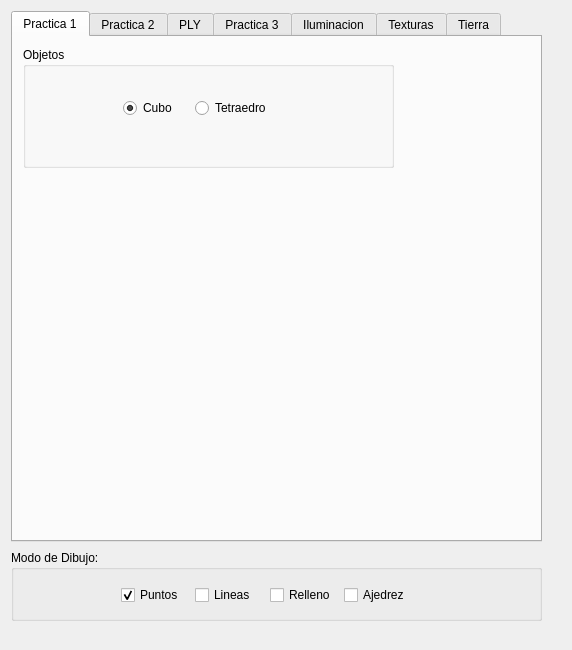
<?xml version="1.0" encoding="UTF-8"?>
<ui version="4.0">
 <class>Interfaz</class>
 <widget class="QDialog" name="Interfaz">
  <property name="geometry">
   <rect>
    <x>0</x>
    <y>0</y>
    <width>572</width>
    <height>650</height>
   </rect>
  </property>
  <property name="windowTitle">
   <string>Menu</string>
  </property>
  <widget class="QTabWidget" name="tabWidget">
   <property name="geometry">
    <rect>
     <x>11</x>
     <y>11</y>
     <width>531</width>
     <height>531</height>
    </rect>
   </property>
   <property name="currentIndex">
    <number>0</number>
   </property>
   <widget class="QWidget" name="tab">
    <attribute name="title">
     <string>Practica 1</string>
    </attribute>
    <widget class="QGroupBox" name="groupBox_2">
     <property name="geometry">
      <rect>
       <x>10</x>
       <y>10</y>
       <width>371</width>
       <height>121</height>
      </rect>
     </property>
     <property name="title">
      <string>Objetos</string>
     </property>
     <widget class="QWidget" name="layoutWidget">
      <property name="geometry">
       <rect>
        <x>100</x>
        <y>50</y>
        <width>148</width>
        <height>22</height>
       </rect>
      </property>
      <layout class="QHBoxLayout" name="horizontalLayout_3">
       <item>
        <widget class="QRadioButton" name="radioButton">
         <property name="text">
          <string>Cubo</string>
         </property>
         <property name="checked">
          <bool>true</bool>
         </property>
        </widget>
       </item>
       <item>
        <widget class="QRadioButton" name="radioButton_2">
         <property name="text">
          <string>Tetraedro</string>
         </property>
        </widget>
       </item>
      </layout>
     </widget>
    </widget>
   </widget>
   <widget class="QWidget" name="tab_2">
    <attribute name="title">
     <string>Practica 2</string>
    </attribute>
    <widget class="QGroupBox" name="groupBox_3">
     <property name="geometry">
      <rect>
       <x>10</x>
       <y>10</y>
       <width>481</width>
       <height>121</height>
      </rect>
     </property>
     <property name="title">
      <string>Objetos</string>
     </property>
     <widget class="QWidget" name="layoutWidget">
      <property name="geometry">
       <rect>
        <x>150</x>
        <y>30</y>
        <width>222</width>
        <height>76</height>
       </rect>
      </property>
      <layout class="QHBoxLayout" name="horizontalLayout">
       <item>
        <layout class="QVBoxLayout" name="verticalLayout">
         <item>
          <widget class="QRadioButton" name="radioButton_3">
           <property name="text">
            <string>Esfera</string>
           </property>
           <property name="checked">
            <bool>true</bool>
           </property>
          </widget>
         </item>
         <item>
          <widget class="QRadioButton" name="radioButton_4">
           <property name="text">
            <string>Cilindro</string>
           </property>
          </widget>
         </item>
         <item>
          <widget class="QRadioButton" name="radioButton_5">
           <property name="text">
            <string>Tubo</string>
           </property>
          </widget>
         </item>
        </layout>
       </item>
       <item>
        <layout class="QVBoxLayout" name="verticalLayout_2">
         <item>
          <widget class="QRadioButton" name="radioButton_6">
           <property name="text">
            <string>Vaso (hacia arriba)</string>
           </property>
          </widget>
         </item>
         <item>
          <widget class="QRadioButton" name="radioButton_7">
           <property name="text">
            <string>Vaso (hacia abajo)</string>
           </property>
          </widget>
         </item>
         <item>
          <widget class="QRadioButton" name="radioButton_8">
           <property name="text">
            <string>Cono</string>
           </property>
          </widget>
         </item>
        </layout>
       </item>
      </layout>
     </widget>
    </widget>
    <widget class="QGroupBox" name="groupBox_4">
     <property name="geometry">
      <rect>
       <x>10</x>
       <y>150</y>
       <width>481</width>
       <height>91</height>
      </rect>
     </property>
     <property name="title">
      <string>Ajustes</string>
     </property>
     <widget class="QSlider" name="horizontalSlider">
      <property name="geometry">
       <rect>
        <x>20</x>
        <y>40</y>
        <width>211</width>
        <height>31</height>
       </rect>
      </property>
      <property name="maximum">
       <number>360</number>
      </property>
      <property name="value">
       <number>360</number>
      </property>
      <property name="orientation">
       <enum>Qt::Horizontal</enum>
      </property>
     </widget>
     <widget class="QLabel" name="label_2">
      <property name="geometry">
       <rect>
        <x>30</x>
        <y>30</y>
        <width>141</width>
        <height>16</height>
       </rect>
      </property>
      <property name="text">
       <string>Angulo de generación:</string>
      </property>
     </widget>
     <widget class="QWidget" name="layoutWidget">
      <property name="geometry">
       <rect>
        <x>310</x>
        <y>40</y>
        <width>128</width>
        <height>25</height>
       </rect>
      </property>
      <layout class="QHBoxLayout" name="horizontalLayout_4">
       <item>
        <widget class="QLabel" name="label">
         <property name="text">
          <string>Secciones:</string>
         </property>
        </widget>
       </item>
       <item>
        <widget class="QSpinBox" name="spinBox">
         <property name="maximum">
          <number>500</number>
         </property>
         <property name="value">
          <number>40</number>
         </property>
        </widget>
       </item>
      </layout>
     </widget>
    </widget>
   </widget>
   <widget class="QWidget" name="tab_3">
    <attribute name="title">
     <string>PLY</string>
    </attribute>
    <widget class="QPushButton" name="pushButton">
     <property name="geometry">
      <rect>
       <x>210</x>
       <y>30</y>
       <width>131</width>
       <height>61</height>
      </rect>
     </property>
     <property name="text">
      <string>Cargar PLY</string>
     </property>
    </widget>
    <widget class="QLineEdit" name="lineEdit_2">
     <property name="geometry">
      <rect>
       <x>30</x>
       <y>130</y>
       <width>351</width>
       <height>22</height>
      </rect>
     </property>
    </widget>
    <widget class="QPushButton" name="pushButton_3">
     <property name="geometry">
      <rect>
       <x>410</x>
       <y>130</y>
       <width>80</width>
       <height>22</height>
      </rect>
     </property>
     <property name="text">
      <string>Buscar</string>
     </property>
    </widget>
    <widget class="QLabel" name="label_5">
     <property name="geometry">
      <rect>
       <x>30</x>
       <y>110</y>
       <width>81</width>
       <height>16</height>
      </rect>
     </property>
     <property name="text">
      <string>Path del PLY:</string>
     </property>
    </widget>
   </widget>
   <widget class="QWidget" name="tab_4">
    <attribute name="title">
     <string>Practica 3</string>
    </attribute>
    <widget class="QGroupBox" name="groupBox_5">
     <property name="geometry">
      <rect>
       <x>10</x>
       <y>10</y>
       <width>481</width>
       <height>121</height>
      </rect>
     </property>
     <property name="title">
      <string>Objetos</string>
     </property>
     <widget class="QRadioButton" name="radioButton_9">
      <property name="geometry">
       <rect>
        <x>120</x>
        <y>30</y>
        <width>111</width>
        <height>20</height>
       </rect>
      </property>
      <property name="text">
       <string>Watt Regulator</string>
      </property>
      <property name="checked">
       <bool>true</bool>
      </property>
     </widget>
     <widget class="QPushButton" name="pushButton_2">
      <property name="geometry">
       <rect>
        <x>260</x>
        <y>80</y>
        <width>80</width>
        <height>22</height>
       </rect>
      </property>
      <property name="text">
       <string>Buscar PLY</string>
      </property>
     </widget>
     <widget class="QLineEdit" name="lineEdit">
      <property name="geometry">
       <rect>
        <x>22</x>
        <y>80</y>
        <width>221</width>
        <height>22</height>
       </rect>
      </property>
     </widget>
     <widget class="QLabel" name="label_6">
      <property name="geometry">
       <rect>
        <x>30</x>
        <y>60</y>
        <width>81</width>
        <height>16</height>
       </rect>
      </property>
      <property name="text">
       <string>Path del PLY:</string>
      </property>
     </widget>
    </widget>
    <widget class="QGroupBox" name="groupBox_6">
     <property name="geometry">
      <rect>
       <x>10</x>
       <y>150</y>
       <width>481</width>
       <height>91</height>
      </rect>
     </property>
     <property name="title">
      <string>GroupBox</string>
     </property>
     <widget class="QSlider" name="horizontalSlider_2">
      <property name="geometry">
       <rect>
        <x>210</x>
        <y>30</y>
        <width>160</width>
        <height>16</height>
       </rect>
      </property>
      <property name="maximum">
       <number>360</number>
      </property>
      <property name="orientation">
       <enum>Qt::Horizontal</enum>
      </property>
     </widget>
     <widget class="QSlider" name="horizontalSlider_3">
      <property name="geometry">
       <rect>
        <x>210</x>
        <y>60</y>
        <width>160</width>
        <height>16</height>
       </rect>
      </property>
      <property name="maximum">
       <number>100</number>
      </property>
      <property name="orientation">
       <enum>Qt::Horizontal</enum>
      </property>
     </widget>
     <widget class="QLabel" name="label_3">
      <property name="geometry">
       <rect>
        <x>110</x>
        <y>30</y>
        <width>101</width>
        <height>16</height>
       </rect>
      </property>
      <property name="text">
       <string>Angulo Rotacion</string>
      </property>
     </widget>
     <widget class="QLabel" name="label_4">
      <property name="geometry">
       <rect>
        <x>130</x>
        <y>60</y>
        <width>59</width>
        <height>14</height>
       </rect>
      </property>
      <property name="text">
       <string>Velocidad</string>
      </property>
     </widget>
     <widget class="QCheckBox" name="checkBox_5">
      <property name="geometry">
       <rect>
        <x>10</x>
        <y>40</y>
        <width>85</width>
        <height>31</height>
       </rect>
      </property>
      <property name="text">
       <string>Animacion</string>
      </property>
     </widget>
    </widget>
   </widget>
   <widget class="QWidget" name="tab_5">
    <attribute name="title">
     <string>Iluminacion</string>
    </attribute>
    <widget class="QGroupBox" name="groupBox_8">
     <property name="geometry">
      <rect>
       <x>30</x>
       <y>170</y>
       <width>461</width>
       <height>71</height>
      </rect>
     </property>
     <property name="title">
      <string>Material</string>
     </property>
     <widget class="QRadioButton" name="radioButton_10">
      <property name="geometry">
       <rect>
        <x>20</x>
        <y>30</y>
        <width>51</width>
        <height>20</height>
       </rect>
      </property>
      <property name="text">
       <string>Oro</string>
      </property>
      <property name="checked">
       <bool>true</bool>
      </property>
     </widget>
     <widget class="QRadioButton" name="radioButton_11">
      <property name="geometry">
       <rect>
        <x>90</x>
        <y>30</y>
        <width>91</width>
        <height>20</height>
       </rect>
      </property>
      <property name="text">
       <string>Esmeralda</string>
      </property>
     </widget>
     <widget class="QRadioButton" name="radioButton_12">
      <property name="geometry">
       <rect>
        <x>320</x>
        <y>30</y>
        <width>100</width>
        <height>20</height>
       </rect>
      </property>
      <property name="text">
       <string>Sin material</string>
      </property>
     </widget>
     <widget class="QRadioButton" name="radioButton_13">
      <property name="geometry">
       <rect>
        <x>200</x>
        <y>30</y>
        <width>100</width>
        <height>20</height>
       </rect>
      </property>
      <property name="text">
       <string>Goma Roja</string>
      </property>
     </widget>
    </widget>
    <widget class="QGroupBox" name="groupBox_9">
     <property name="geometry">
      <rect>
       <x>30</x>
       <y>10</y>
       <width>461</width>
       <height>61</height>
      </rect>
     </property>
     <property name="title">
      <string>Luz</string>
     </property>
     <widget class="QCheckBox" name="checkBox_8">
      <property name="geometry">
       <rect>
        <x>130</x>
        <y>30</y>
        <width>171</width>
        <height>20</height>
       </rect>
      </property>
      <property name="text">
       <string>Habilitar iluminacion</string>
      </property>
     </widget>
    </widget>
    <widget class="QGroupBox" name="groupBox_7">
     <property name="geometry">
      <rect>
       <x>30</x>
       <y>260</y>
       <width>461</width>
       <height>111</height>
      </rect>
     </property>
     <property name="title">
      <string>Posicion Luz Posicional</string>
     </property>
     <widget class="QCheckBox" name="checkBox_12">
      <property name="geometry">
       <rect>
        <x>10</x>
        <y>20</y>
        <width>100</width>
        <height>20</height>
       </rect>
      </property>
      <property name="text">
       <string>Activar</string>
      </property>
     </widget>
     <widget class="QWidget" name="layoutWidget">
      <property name="geometry">
       <rect>
        <x>150</x>
        <y>70</y>
        <width>203</width>
        <height>25</height>
       </rect>
      </property>
      <layout class="QHBoxLayout" name="horizontalLayout_10">
       <item>
        <widget class="QLabel" name="label_16">
         <property name="text">
          <string>Distancia al centro  </string>
         </property>
        </widget>
       </item>
       <item>
        <widget class="QDoubleSpinBox" name="doubleSpinBox_6">
         <property name="maximum">
          <double>300.000000000000000</double>
         </property>
         <property name="value">
          <double>2.000000000000000</double>
         </property>
        </widget>
       </item>
      </layout>
     </widget>
     <widget class="QWidget" name="layoutWidget">
      <property name="geometry">
       <rect>
        <x>60</x>
        <y>50</y>
        <width>364</width>
        <height>19</height>
       </rect>
      </property>
      <layout class="QHBoxLayout" name="horizontalLayout_11">
       <item>
        <layout class="QHBoxLayout" name="horizontalLayout_9">
         <item>
          <widget class="QLabel" name="label_15">
           <property name="text">
            <string>Rotacion eje x</string>
           </property>
          </widget>
         </item>
         <item>
          <widget class="QSlider" name="horizontalSlider_7">
           <property name="maximum">
            <number>360</number>
           </property>
           <property name="orientation">
            <enum>Qt::Horizontal</enum>
           </property>
          </widget>
         </item>
        </layout>
       </item>
       <item>
        <layout class="QHBoxLayout" name="horizontalLayout_8">
         <item>
          <widget class="QLabel" name="label_14">
           <property name="text">
            <string>Rotación eje y</string>
           </property>
          </widget>
         </item>
         <item>
          <widget class="QSlider" name="horizontalSlider_6">
           <property name="maximum">
            <number>360</number>
           </property>
           <property name="orientation">
            <enum>Qt::Horizontal</enum>
           </property>
           <property name="invertedAppearance">
            <bool>false</bool>
           </property>
           <property name="invertedControls">
            <bool>false</bool>
           </property>
          </widget>
         </item>
        </layout>
       </item>
      </layout>
     </widget>
     <zorder>layoutWidget</zorder>
     <zorder>layoutWidget</zorder>
     <zorder>checkBox_12</zorder>
    </widget>
    <widget class="QGroupBox" name="groupBox_10">
     <property name="geometry">
      <rect>
       <x>30</x>
       <y>380</y>
       <width>461</width>
       <height>81</height>
      </rect>
     </property>
     <property name="title">
      <string>Luz en Infinito</string>
     </property>
     <widget class="QCheckBox" name="checkBox_13">
      <property name="geometry">
       <rect>
        <x>10</x>
        <y>20</y>
        <width>121</width>
        <height>20</height>
       </rect>
      </property>
      <property name="text">
       <string>Activar</string>
      </property>
     </widget>
     <widget class="QWidget" name="layoutWidget">
      <property name="geometry">
       <rect>
        <x>50</x>
        <y>50</y>
        <width>364</width>
        <height>19</height>
       </rect>
      </property>
      <layout class="QHBoxLayout" name="horizontalLayout_5">
       <item>
        <layout class="QHBoxLayout" name="horizontalLayout_7">
         <item>
          <widget class="QLabel" name="label_7">
           <property name="text">
            <string>Rotación eje y</string>
           </property>
          </widget>
         </item>
         <item>
          <widget class="QSlider" name="horizontalSlider_4">
           <property name="maximum">
            <number>360</number>
           </property>
           <property name="orientation">
            <enum>Qt::Horizontal</enum>
           </property>
           <property name="invertedAppearance">
            <bool>false</bool>
           </property>
           <property name="invertedControls">
            <bool>false</bool>
           </property>
          </widget>
         </item>
        </layout>
       </item>
       <item>
        <layout class="QHBoxLayout" name="horizontalLayout_6">
         <item>
          <widget class="QLabel" name="label_8">
           <property name="text">
            <string>Rotacion eje x</string>
           </property>
          </widget>
         </item>
         <item>
          <widget class="QSlider" name="horizontalSlider_5">
           <property name="maximum">
            <number>360</number>
           </property>
           <property name="orientation">
            <enum>Qt::Horizontal</enum>
           </property>
          </widget>
         </item>
        </layout>
       </item>
      </layout>
     </widget>
    </widget>
    <widget class="QGroupBox" name="groupBox_11">
     <property name="geometry">
      <rect>
       <x>30</x>
       <y>80</y>
       <width>461</width>
       <height>80</height>
      </rect>
     </property>
     <property name="title">
      <string>Modo de Sombreado</string>
     </property>
     <widget class="QCheckBox" name="checkBox_6">
      <property name="geometry">
       <rect>
        <x>80</x>
        <y>30</y>
        <width>61</width>
        <height>20</height>
       </rect>
      </property>
      <property name="text">
       <string>Flat</string>
      </property>
     </widget>
     <widget class="QCheckBox" name="checkBox_7">
      <property name="geometry">
       <rect>
        <x>250</x>
        <y>30</y>
        <width>81</width>
        <height>20</height>
       </rect>
      </property>
      <property name="text">
       <string>Smooth</string>
      </property>
     </widget>
    </widget>
   </widget>
   <widget class="QWidget" name="tab_6">
    <attribute name="title">
     <string>Texturas</string>
    </attribute>
    <widget class="QGroupBox" name="groupBox_13">
     <property name="geometry">
      <rect>
       <x>30</x>
       <y>430</y>
       <width>461</width>
       <height>61</height>
      </rect>
     </property>
     <property name="title">
      <string>Iluminación</string>
     </property>
     <widget class="QCheckBox" name="checkBox_11">
      <property name="geometry">
       <rect>
        <x>190</x>
        <y>30</y>
        <width>85</width>
        <height>20</height>
       </rect>
      </property>
      <property name="text">
       <string>Activada</string>
      </property>
     </widget>
    </widget>
    <widget class="QGroupBox" name="groupBox_14">
     <property name="geometry">
      <rect>
       <x>30</x>
       <y>110</y>
       <width>461</width>
       <height>71</height>
      </rect>
     </property>
     <property name="title">
      <string>Tamaño de Marco</string>
     </property>
     <widget class="QWidget" name="layoutWidget">
      <property name="geometry">
       <rect>
        <x>120</x>
        <y>30</y>
        <width>291</width>
        <height>25</height>
       </rect>
      </property>
      <layout class="QHBoxLayout" name="horizontalLayout_16">
       <item>
        <widget class="QLabel" name="label_22">
         <property name="text">
          <string>Ancho:</string>
         </property>
        </widget>
       </item>
       <item>
        <widget class="QDoubleSpinBox" name="doubleSpinBox">
         <property name="singleStep">
          <double>0.100000000000000</double>
         </property>
         <property name="value">
          <double>1.000000000000000</double>
         </property>
        </widget>
       </item>
       <item>
        <widget class="QLabel" name="label_23">
         <property name="text">
          <string>Alto:</string>
         </property>
        </widget>
       </item>
       <item>
        <widget class="QDoubleSpinBox" name="doubleSpinBox_7">
         <property name="minimum">
          <double>1.000000000000000</double>
         </property>
         <property name="singleStep">
          <double>0.100000000000000</double>
         </property>
         <property name="value">
          <double>1.000000000000000</double>
         </property>
        </widget>
       </item>
      </layout>
     </widget>
    </widget>
    <widget class="QGroupBox" name="groupBox_15">
     <property name="geometry">
      <rect>
       <x>30</x>
       <y>190</y>
       <width>461</width>
       <height>101</height>
      </rect>
     </property>
     <property name="title">
      <string>Porción de textura</string>
     </property>
     <widget class="QWidget" name="layoutWidget">
      <property name="geometry">
       <rect>
        <x>110</x>
        <y>30</y>
        <width>237</width>
        <height>58</height>
       </rect>
      </property>
      <layout class="QVBoxLayout" name="verticalLayout_3">
       <item>
        <layout class="QHBoxLayout" name="horizontalLayout_13">
         <item>
          <widget class="QLabel" name="label_11">
           <property name="text">
            <string>X_max :</string>
           </property>
          </widget>
         </item>
         <item>
          <widget class="QDoubleSpinBox" name="doubleSpinBox_3">
           <property name="maximum">
            <double>1.000000000000000</double>
           </property>
           <property name="singleStep">
            <double>0.050000000000000</double>
           </property>
          </widget>
         </item>
         <item>
          <widget class="QLabel" name="label_13">
           <property name="text">
            <string>Y_max :</string>
           </property>
          </widget>
         </item>
         <item>
          <widget class="QDoubleSpinBox" name="doubleSpinBox_5">
           <property name="maximum">
            <double>1.000000000000000</double>
           </property>
           <property name="singleStep">
            <double>0.050000000000000</double>
           </property>
          </widget>
         </item>
        </layout>
       </item>
       <item>
        <layout class="QHBoxLayout" name="horizontalLayout_12">
         <item>
          <widget class="QLabel" name="label_10">
           <property name="text">
            <string>X_min :</string>
           </property>
          </widget>
         </item>
         <item>
          <widget class="QDoubleSpinBox" name="doubleSpinBox_2">
           <property name="prefix">
            <string/>
           </property>
           <property name="maximum">
            <double>1.000000000000000</double>
           </property>
           <property name="singleStep">
            <double>0.050000000000000</double>
           </property>
          </widget>
         </item>
         <item>
          <widget class="QLabel" name="label_12">
           <property name="text">
            <string>Y_min :</string>
           </property>
          </widget>
         </item>
         <item>
          <widget class="QDoubleSpinBox" name="doubleSpinBox_4">
           <property name="maximum">
            <double>1.000000000000000</double>
           </property>
           <property name="singleStep">
            <double>0.050000000000000</double>
           </property>
          </widget>
         </item>
        </layout>
       </item>
      </layout>
     </widget>
    </widget>
    <widget class="QGroupBox" name="groupBox_16">
     <property name="geometry">
      <rect>
       <x>30</x>
       <y>300</y>
       <width>461</width>
       <height>121</height>
      </rect>
     </property>
     <property name="title">
      <string>Porción de Marco</string>
     </property>
     <widget class="QLabel" name="label_9">
      <property name="geometry">
       <rect>
        <x>50</x>
        <y>20</y>
        <width>341</width>
        <height>16</height>
       </rect>
      </property>
      <property name="text">
       <string>Las coordenadas deben estar en el rango (0,0) (N,N)</string>
      </property>
     </widget>
     <widget class="QSpinBox" name="spinBox_2">
      <property name="geometry">
       <rect>
        <x>330</x>
        <y>70</y>
        <width>47</width>
        <height>23</height>
       </rect>
      </property>
      <property name="minimum">
       <number>1</number>
      </property>
      <property name="maximum">
       <number>100</number>
      </property>
      <property name="value">
       <number>1</number>
      </property>
     </widget>
     <widget class="QLabel" name="label_17">
      <property name="geometry">
       <rect>
        <x>290</x>
        <y>50</y>
        <width>131</width>
        <height>20</height>
       </rect>
      </property>
      <property name="text">
       <string>Numero de divisiones</string>
      </property>
     </widget>
     <widget class="QWidget" name="layoutWidget">
      <property name="geometry">
       <rect>
        <x>20</x>
        <y>50</y>
        <width>252</width>
        <height>58</height>
       </rect>
      </property>
      <layout class="QVBoxLayout" name="verticalLayout_4">
       <item>
        <layout class="QHBoxLayout" name="horizontalLayout_14">
         <item>
          <widget class="QLabel" name="label_19">
           <property name="text">
            <string>Fila_max</string>
           </property>
          </widget>
         </item>
         <item>
          <widget class="QSpinBox" name="spinBox_4">
           <property name="maximum">
            <number>1</number>
           </property>
          </widget>
         </item>
         <item>
          <widget class="QLabel" name="label_21">
           <property name="text">
            <string>Columna_min</string>
           </property>
          </widget>
         </item>
         <item>
          <widget class="QSpinBox" name="spinBox_6">
           <property name="maximum">
            <number>1</number>
           </property>
          </widget>
         </item>
        </layout>
       </item>
       <item>
        <layout class="QHBoxLayout" name="horizontalLayout_15">
         <item>
          <widget class="QLabel" name="label_20">
           <property name="text">
            <string>Fila_min</string>
           </property>
          </widget>
         </item>
         <item>
          <widget class="QSpinBox" name="spinBox_5">
           <property name="maximum">
            <number>1</number>
           </property>
          </widget>
         </item>
         <item>
          <widget class="QLabel" name="label_18">
           <property name="text">
            <string>Columna_min</string>
           </property>
          </widget>
         </item>
         <item>
          <widget class="QSpinBox" name="spinBox_3">
           <property name="maximum">
            <number>1</number>
           </property>
          </widget>
         </item>
        </layout>
       </item>
      </layout>
     </widget>
    </widget>
    <widget class="QGroupBox" name="groupBox_12">
     <property name="geometry">
      <rect>
       <x>30</x>
       <y>50</y>
       <width>461</width>
       <height>51</height>
      </rect>
     </property>
     <property name="title">
      <string>Objeto</string>
     </property>
     <widget class="QRadioButton" name="radioButton_14">
      <property name="geometry">
       <rect>
        <x>60</x>
        <y>20</y>
        <width>100</width>
        <height>31</height>
       </rect>
      </property>
      <property name="text">
       <string>Marco</string>
      </property>
      <property name="checked">
       <bool>true</bool>
      </property>
     </widget>
     <widget class="QCheckBox" name="checkBox_10">
      <property name="geometry">
       <rect>
        <x>280</x>
        <y>20</y>
        <width>101</width>
        <height>31</height>
       </rect>
      </property>
      <property name="text">
       <string>Modo Textura</string>
      </property>
     </widget>
    </widget>
    <widget class="QLineEdit" name="lineEdit_3">
     <property name="geometry">
      <rect>
       <x>30</x>
       <y>20</y>
       <width>231</width>
       <height>22</height>
      </rect>
     </property>
    </widget>
    <widget class="QPushButton" name="pushButton_4">
     <property name="geometry">
      <rect>
       <x>270</x>
       <y>20</y>
       <width>111</width>
       <height>21</height>
      </rect>
     </property>
     <property name="text">
      <string>Buscar Textura</string>
     </property>
    </widget>
    <widget class="QPushButton" name="pushButton_5">
     <property name="geometry">
      <rect>
       <x>390</x>
       <y>20</y>
       <width>101</width>
       <height>22</height>
      </rect>
     </property>
     <property name="text">
      <string>Cargar Textura</string>
     </property>
    </widget>
   </widget>
   <widget class="QWidget" name="tab_7">
    <attribute name="title">
     <string>Tierra</string>
    </attribute>
    <widget class="QGroupBox" name="groupBox_17">
     <property name="geometry">
      <rect>
       <x>10</x>
       <y>110</y>
       <width>501</width>
       <height>80</height>
      </rect>
     </property>
     <property name="title">
      <string>Iluminacion</string>
     </property>
     <widget class="QCheckBox" name="checkBox_9">
      <property name="geometry">
       <rect>
        <x>180</x>
        <y>40</y>
        <width>85</width>
        <height>20</height>
       </rect>
      </property>
      <property name="text">
       <string>Activar</string>
      </property>
     </widget>
    </widget>
    <widget class="QGroupBox" name="groupBox_18">
     <property name="geometry">
      <rect>
       <x>10</x>
       <y>10</y>
       <width>501</width>
       <height>91</height>
      </rect>
     </property>
     <property name="title">
      <string>Carga de Textura</string>
     </property>
     <widget class="QLabel" name="label_24">
      <property name="geometry">
       <rect>
        <x>40</x>
        <y>30</y>
        <width>101</width>
        <height>16</height>
       </rect>
      </property>
      <property name="text">
       <string>Path de tierra</string>
      </property>
     </widget>
     <widget class="QLineEdit" name="lineEdit_4">
      <property name="geometry">
       <rect>
        <x>10</x>
        <y>50</y>
        <width>261</width>
        <height>22</height>
       </rect>
      </property>
     </widget>
     <widget class="QPushButton" name="pushButton_6">
      <property name="geometry">
       <rect>
        <x>380</x>
        <y>50</y>
        <width>111</width>
        <height>21</height>
       </rect>
      </property>
      <property name="text">
       <string>Cargar Tierra</string>
      </property>
     </widget>
     <widget class="QPushButton" name="pushButton_7">
      <property name="geometry">
       <rect>
        <x>290</x>
        <y>50</y>
        <width>80</width>
        <height>22</height>
       </rect>
      </property>
      <property name="text">
       <string>Buscar</string>
      </property>
     </widget>
    </widget>
   </widget>
  </widget>
  <widget class="QGroupBox" name="groupBox">
   <property name="geometry">
    <rect>
     <x>11</x>
     <y>550</y>
     <width>531</width>
     <height>71</height>
    </rect>
   </property>
   <property name="title">
    <string>Modo de Dibujo:</string>
   </property>
   <widget class="QWidget" name="layoutWidget">
    <property name="geometry">
     <rect>
      <x>110</x>
      <y>30</y>
      <width>291</width>
      <height>31</height>
     </rect>
    </property>
    <layout class="QHBoxLayout" name="horizontalLayout_2">
     <item>
      <widget class="QCheckBox" name="checkBox">
       <property name="text">
        <string>Puntos</string>
       </property>
       <property name="checked">
        <bool>true</bool>
       </property>
      </widget>
     </item>
     <item>
      <widget class="QCheckBox" name="checkBox_2">
       <property name="text">
        <string>Lineas</string>
       </property>
      </widget>
     </item>
     <item>
      <widget class="QCheckBox" name="checkBox_3">
       <property name="text">
        <string>Relleno</string>
       </property>
      </widget>
     </item>
     <item>
      <widget class="QCheckBox" name="checkBox_4">
       <property name="text">
        <string>Ajedrez</string>
       </property>
      </widget>
     </item>
    </layout>
   </widget>
  </widget>
  <zorder>groupBox</zorder>
  <zorder>tabWidget</zorder>
 </widget>
 <resources/>
 <connections/>
</ui>
